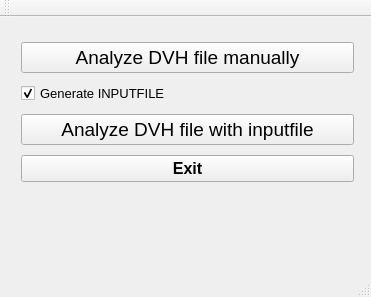
<?xml version="1.0" encoding="UTF-8"?>
<ui version="4.0">
 <class>DVH</class>
 <widget class="QMainWindow" name="DVH">
  <property name="geometry">
   <rect>
    <x>0</x>
    <y>0</y>
    <width>371</width>
    <height>297</height>
   </rect>
  </property>
  <property name="windowTitle">
   <string>DVH</string>
  </property>
  <widget class="QWidget" name="centralWidget">
   <widget class="QWidget" name="layoutWidget">
    <property name="geometry">
     <rect>
      <x>10</x>
      <y>10</y>
      <width>355</width>
      <height>171</height>
     </rect>
    </property>
    <layout class="QVBoxLayout" name="verticalLayout">
     <item>
      <widget class="QPushButton" name="pushButton_2">
       <property name="font">
        <font>
         <pointsize>14</pointsize>
        </font>
       </property>
       <property name="text">
        <string>Analyze DVH file manually</string>
       </property>
      </widget>
     </item>
     <item>
      <widget class="QCheckBox" name="checkBox">
       <property name="minimumSize">
        <size>
         <width>353</width>
         <height>0</height>
        </size>
       </property>
       <property name="font">
        <font>
         <pointsize>10</pointsize>
         <weight>50</weight>
         <bold>false</bold>
        </font>
       </property>
       <property name="text">
        <string>Generate INPUTFILE</string>
       </property>
       <property name="checked">
        <bool>true</bool>
       </property>
      </widget>
     </item>
     <item>
      <widget class="QPushButton" name="pushButton_3">
       <property name="font">
        <font>
         <pointsize>14</pointsize>
        </font>
       </property>
       <property name="text">
        <string>Analyze DVH file with inputfile</string>
       </property>
      </widget>
     </item>
     <item>
      <widget class="QPushButton" name="pushButton_4">
       <property name="font">
        <font>
         <pointsize>12</pointsize>
         <weight>75</weight>
         <bold>true</bold>
        </font>
       </property>
       <property name="text">
        <string>Exit</string>
       </property>
      </widget>
     </item>
    </layout>
   </widget>
  </widget>
  <widget class="QMenuBar" name="menuBar">
   <property name="geometry">
    <rect>
     <x>0</x>
     <y>0</y>
     <width>371</width>
     <height>21</height>
    </rect>
   </property>
  </widget>
  <widget class="QToolBar" name="mainToolBar">
   <attribute name="toolBarArea">
    <enum>TopToolBarArea</enum>
   </attribute>
   <attribute name="toolBarBreak">
    <bool>false</bool>
   </attribute>
  </widget>
  <widget class="QStatusBar" name="statusBar"/>
 </widget>
 <layoutdefault spacing="6" margin="11"/>
 <resources/>
 <connections/>
</ui>
